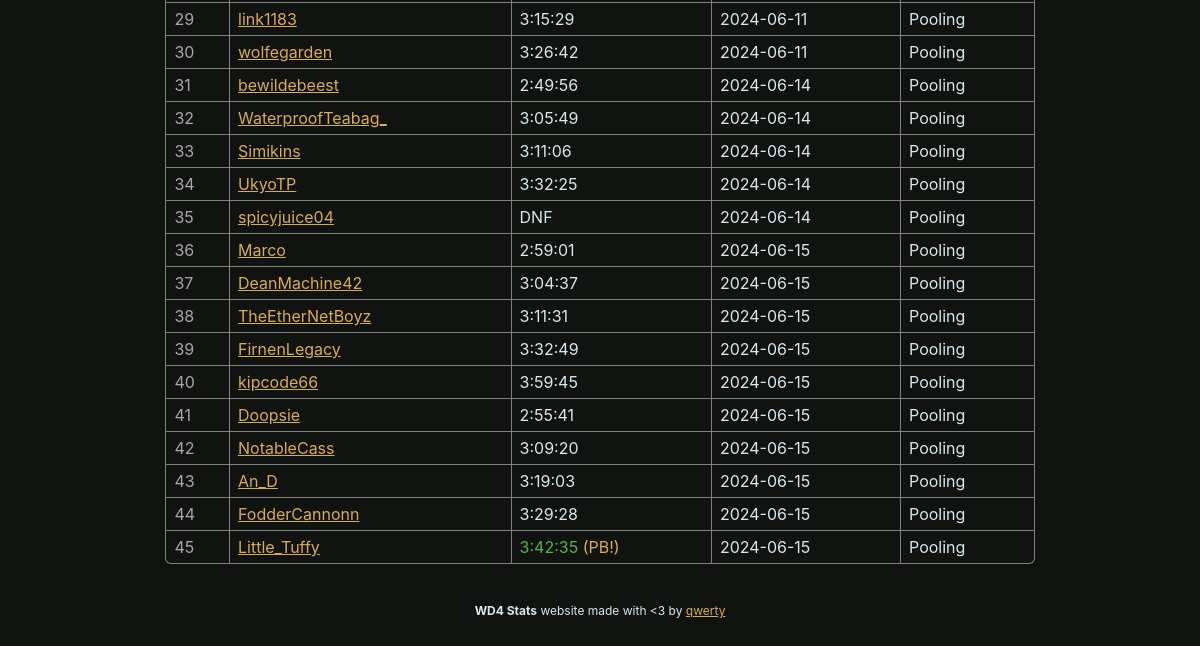
/runs (lower part), run on an earlier commit of the app's database.
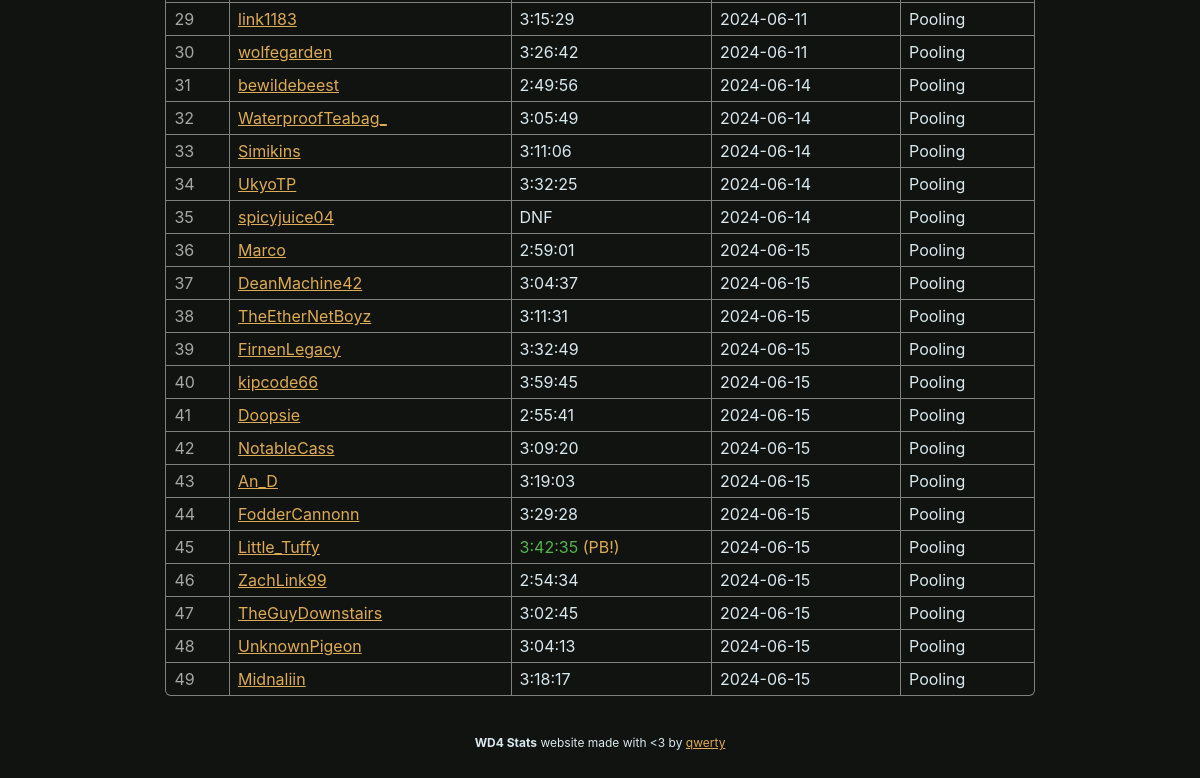
And on a later commit of the database.
### wd4.py (models this page shows, shortened)
class BaseModel(Model):
    class Meta:
        database = db

class Runs(BaseModel):
    player = CharField(32)
    time = FloatField()
    id = IntegerField()
    date = DateField()
    flags = IntegerField()
    phase = IntegerField()
    event = IntegerField()
    zelda_swoops = IntegerField()
    zelda_triangles = IntegerField()
    def format_time(self):
        return format_time(self.time) if not self.dnf() else "DNF"
    def format_phase(self):
        return ["Seeding", "Pooling", "Bracket"][self.phase]
    def dnf(self):
        return self.flags & RUN_FLAG_DNF
    def pb(self):
        return self.flags & RUN_FLAG_PB

### wd4.py (the view)
@app.route("/runs")
def page_runs():
    sort = request.args.get("sort", default="id")
    runs = Runs.select()
    if sort in Runs._meta.sorted_field_names:
        runs = runs.order_by(
            getattr(Runs, sort).asc()
        )
    return render_template("runs.html", **globals(), runs=runs, sort=sort)

### wd4.py (called while the page is built)
def format_time(time):
    return str(timedelta(seconds=time))

### templates/runs.html (shortened to what this page needs)
{% extends "layout.html" %}
{% block content %}
    <table>
        {% for run in runs %}
        <tr>
            <td style="color: var(--hint-color);">
                {{ run.id }}
            </td>
            <td>
                {{ link_name(run.player) }}
            </td>
            <td {% if run.pb() %}style="color: var(--win-color)"{% endif %}>
                {{ run.format_time() }} {% if run.pb() %}<span style="color: var(--border-color);">(PB!)</span>{% endif %}
            </td>
            <td>
                {{ run.date | string }}
            </td>
            <td>
                {{ run.format_phase() }}
            </td>
        </tr>
        {% endfor %}
    </table>
{% endblock %}

### templates/layout.html (shortened to what this page needs)
{% macro link_name(name) -%}<a href="https://speedrun.com/User/{{ name }}">{{ name }}</a>{% endmacro %}
<html lang="en">
    <head>
        <link rel="stylesheet" href="static/css/brackets-viewer.min.css" />
        <link rel="stylesheet" href="static/css/dark.css" />
    </head>
    <body>
        {% block content %}
        {% endblock %}
        <footer class="footer">
            <div style="text-align: center;">
                <strong>WD4 Stats</strong> website made with &lt;3 by <a href="https://github.com/qwertyquerty">qwerty</a>
            </div>
        </footer>
    </body>
</html>

What changed in the data, as far as the page shows it:
added Runs: id "46", player "ZachLink99", format_time "2:54:34", date "2024-06-15", format_phase "Pooling"
added Runs: id "47", player "TheGuyDownstairs", format_time "3:02:45", date "2024-06-15", format_phase "Pooling"
added Runs: id "48", player "UnknownPigeon", format_time "3:04:13", date "2024-06-15", format_phase "Pooling"
added Runs: id "49", player "Midnaliin", format_time "3:18:17", date "2024-06-15", format_phase "Pooling"
